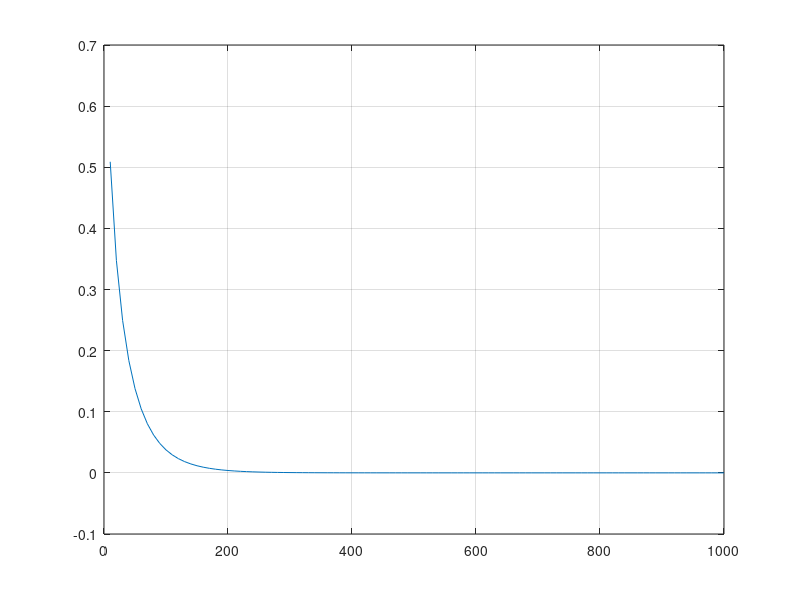

Reproduce this figure in MATLAB.
%Test Sth

close all
clear all
clc;
format long;

delta=sqrt(2)-1;
eps=delta/sqrt(2)-10^-5;

mVec=[10:10:1000];
omegaVec=linspace(-100,100,10^5);
omegaDel=omegaVec(2)-omegaVec(1);
for mInd=1:length(mVec)
    m=mVec(mInd);
    OmegaValgaussian=-(exp(-j*omegaVec).*sin(eps*omegaVec))./omegaVec./(sqrt(1-2*j*omegaVec*(1/m)).^m);
    tailProbGaussian(mInd)=(1+1/pi*omegaDel*sum(OmegaValgaussian));
end
plot(mVec,real(tailProbGaussian)); grid on;

tailProbGaussian
